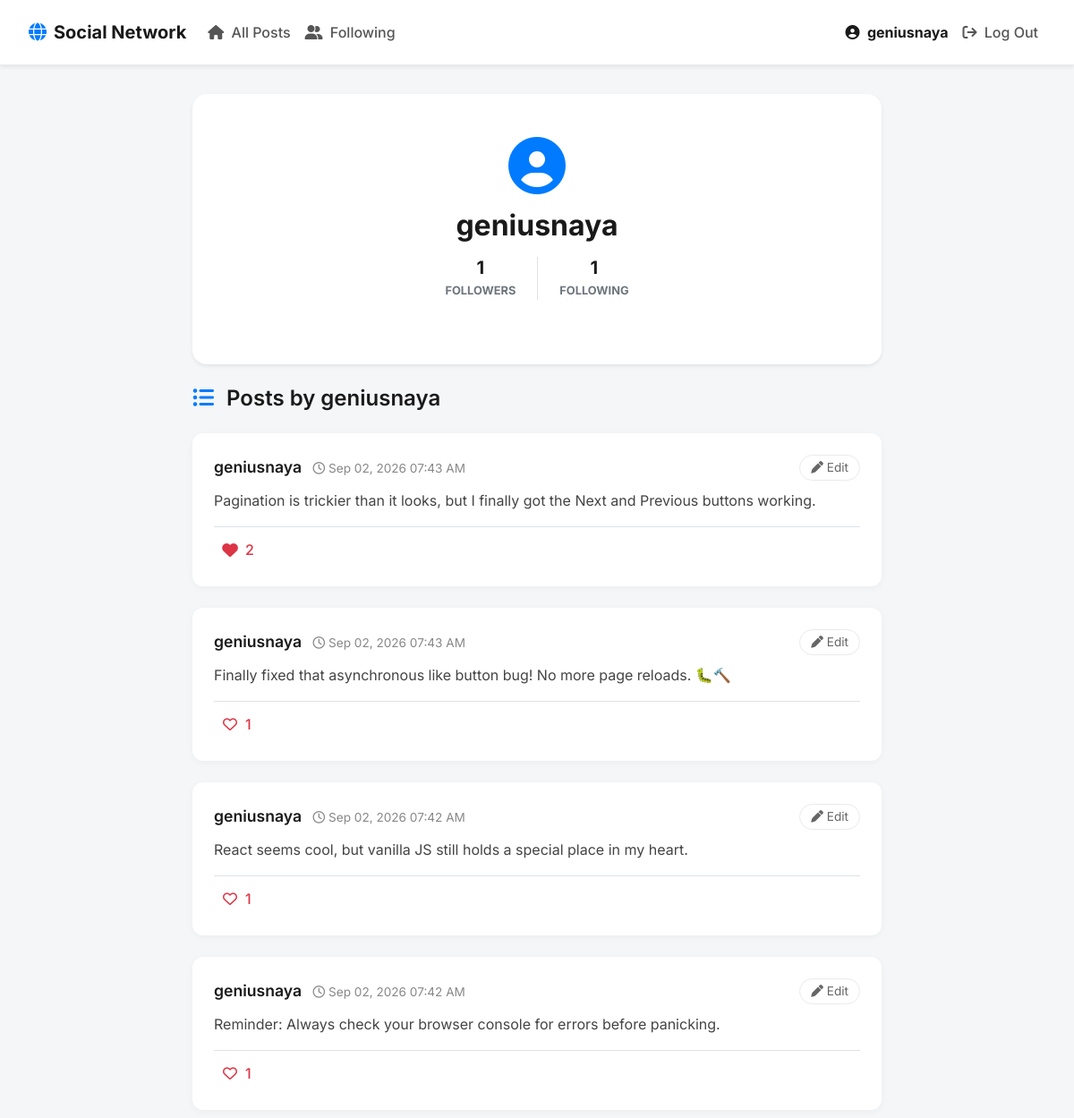
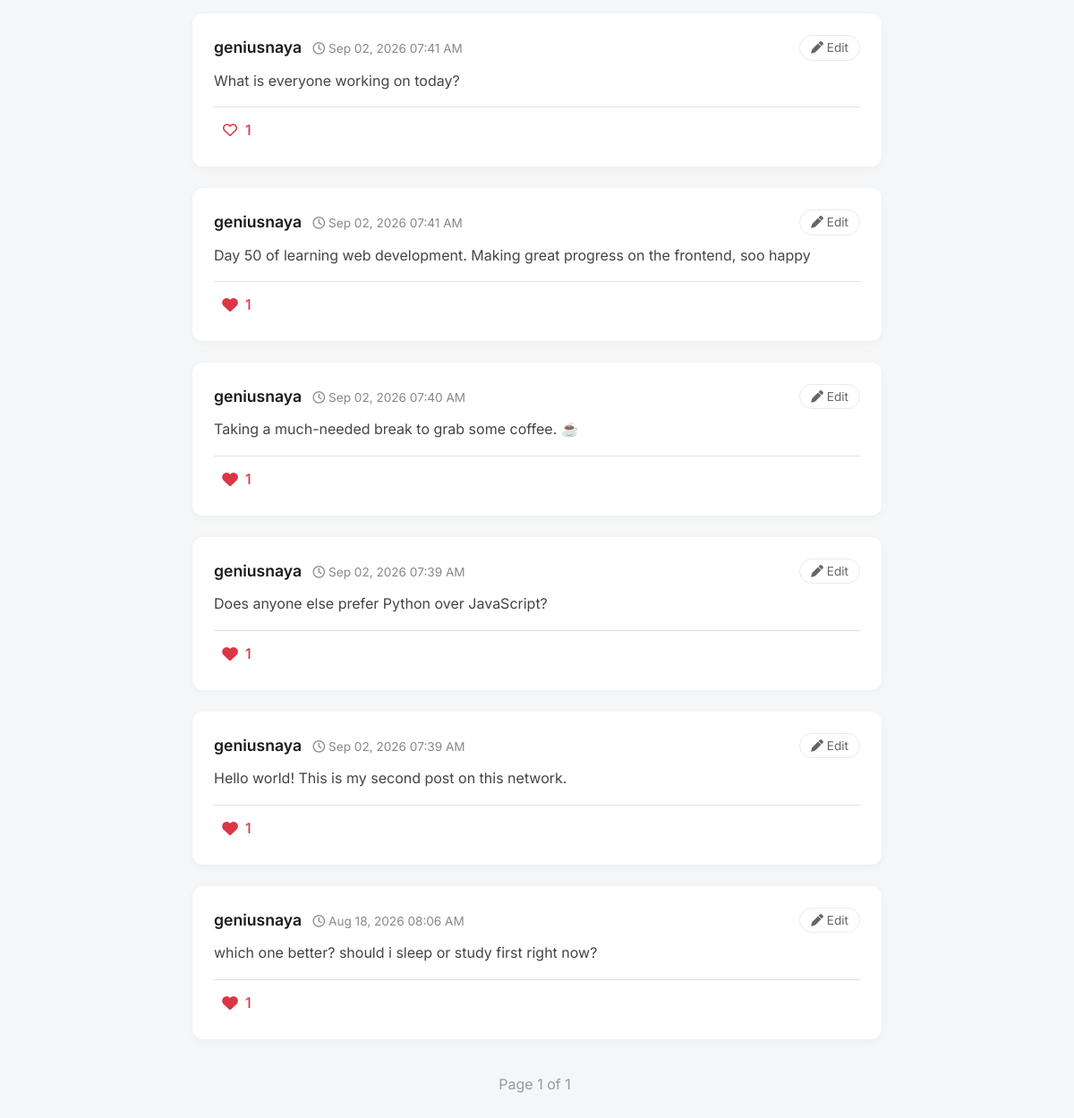
Screenshot of /profile/geniusnaya (signed in) with the database file from the repository (2 pictures, top to bottom).
### network/models.py (models this page shows)
class User(AbstractUser):
    pass

class Post(models.Model):
    author = models.ForeignKey(
        User, on_delete = models.CASCADE, related_name="posts"
    )
    content = models.TextField()
    timestamp = models.DateTimeField(auto_now_add=True)
    likes = models.ManyToManyField(
        User, blank = True, related_name = "liked_posts"
    )

### network/views.py (the view)
# urls.py: path("profile/<str:username>", views.profile, name="profile"),
def profile(request, username):
    try:
        profile_user = User.objects.get(username=username)
    except User.DoesNotExist:
        return HttpResponseRedirect(reverse("index"))
    posts = Post.objects.filter(author=profile_user).order_by("-timestamp")
    paginator = Paginator(posts, 10)
    page_number = request.GET.get('page')
    page_obj = paginator.get_page(page_number)
    followers_count = Follow.objects.filter(following=profile_user).count()
    following_count = Follow.objects.filter(follower=profile_user).count()
    is_following = False
    if request.user.is_authenticated and request.user != profile_user:
        is_following = Follow.objects.filter(follower=request.user, following=profile_user).exists()
    return render(request, "network/profile.html", {
        "profile_user": profile_user,
        "page_obj": page_obj,
        "followers_count": followers_count,
        "following_count": following_count,
        "is_following": is_following
    })

### network/templates/network/profile.html (shortened to what this page needs)
{% extends "network/layout.html" %}
{% block body %}
    <div class="card mb-4 shadow-sm border-0" style="border-radius: 16px;">
        <div class="card-body text-center py-5">
            <div class="mb-3">
                <i class="fa-solid fa-user-circle text-primary" style="font-size: 4rem;"></i>
            </div>
            <h2 class="font-weight-bold mb-3">{{ profile_user.username }}</h2>
            <div class="d-flex justify-content-center mb-4 gap-3">
                <div class="px-4 border-right">
                    <h5 class="font-weight-bold mb-0">{{ followers_count }}</h5>
                    <span class="text-muted small text-uppercase font-weight-bold">Followers</span>
                </div>
                <div class="px-4">
                    <h5 class="font-weight-bold mb-0">{{ following_count }}</h5>
                    <span class="text-muted small text-uppercase font-weight-bold">Following</span>
                </div>
            </div>
        </div>
    </div>
    <h4 class="mb-4"><i class="fa-solid fa-list-ul text-primary mr-2"></i> Posts by {{ profile_user.username }}</h4>
    <div id="posts-container">
        {% include "network/posts.html" %}
    </div>
{% endblock %}

### network/templates/network/layout.html (shortened to what this page needs)
{% load static %}
<!DOCTYPE html>
<html lang="en">
    <head>
        <link rel="stylesheet" href="https://cdnjs.cloudflare.com/ajax/libs/font-awesome/6.4.0/css/all.min.css">
        <link rel="stylesheet" href="https://stackpath.bootstrapcdn.com/bootstrap/4.4.1/css/bootstrap.min.css">
        <link href="{% static 'network/styles.css' %}" rel="stylesheet">
    </head>
    <body>
        <nav class="navbar navbar-expand-lg navbar-light bg-white shadow-sm custom-navbar">
            <a class="navbar-brand font-weight-bold" href="{% url 'index' %}">
                <i class="fa-solid fa-globe text-primary mr-2"></i>Social Network
            </a>
            <div class="collapse navbar-collapse" id="navbarNav">
              <ul class="navbar-nav mr-auto">
                <li class="nav-item">
                  <a class="nav-link" href="{% url 'index' %}"><i class="fa-solid fa-house mr-1"></i> All Posts</a>
                </li>
                {% if user.is_authenticated %}
                    <li class="nav-item">
                        <a class="nav-link" href="{% url 'following' %}"><i class="fa-solid fa-user-group mr-1"></i> Following</a>
                    </li>
                {% endif %}
              </ul>
              <ul class="navbar-nav ml-auto">
                {% if user.is_authenticated %}
                    <li class="nav-item">
                        <a class="nav-link user-profile-link" href="{% url 'profile' user.username %}">
                            <i class="fa-solid fa-user-circle mr-1"></i> <strong>{{ user.username }}</strong>
                        </a>
                    </li>
                    <li class="nav-item">
                        <a class="nav-link text-danger" href="{% url 'logout' %}"><i class="fa-solid fa-arrow-right-from-bracket mr-1"></i> Log Out</a>
                    </li>
                {% endif %}
              </ul>
            </div>
        </nav>
        <div class="body-content">
            {% block body %}
            {% endblock %}
        </div>
    </body>
</html>

### network/templates/network/posts.html (shortened to what this page needs)
{% for post in page_obj %}
    <div class="card" data-post-id="{{ post.id }}">
        <div class="card-body">
            <div class="d-flex justify-content-between align-items-center mb-2">
                <div>
                    <a href="{% url 'profile' post.author.username %}" class="post-author">{{ post.author.username }}</a>
                    <span class="post-timestamp ml-2"><i class="fa-regular fa-clock"></i> {{ post.timestamp|date:"M d, Y h:i A" }}</span>
                </div>
                {% if user.is_authenticated and post.author == user %}
                    <button class="edit-btn"><i class="fa-solid fa-pen"></i> Edit</button>
                {% endif %}
            </div>
            <div class="card-text post-content">{{ post.content }}</div>
            <div class="post-likes mt-3 border-top pt-2">
                {% if user.is_authenticated %}
                    <button class="like-btn {% if user in post.likes.all %}liked{% endif %}">
                        {% if user in post.likes.all %}
                            <i class="fa-solid fa-heart text-danger"></i>
                        {% else %}
                            <i class="fa-regular fa-heart"></i>
                        {% endif %}
                        <span class="like-count ml-1">{{ post.likes.count }}</span>
                    </button>
                {% else %}
                    <div class="text-muted" style="padding: 5px 10px;">
                        <i class="fa-solid fa-heart text-danger"></i> <span class="like-count ml-1">{{ post.likes.count }}</span>
                    </div>
                {% endif %}
            </div>
        </div>
    </div>
{% empty %}
    <div class="text-center py-5">
        <i class="fa-solid fa-folder-open text-muted" style="font-size: 3rem;"></i>
        <p class="mt-3 text-muted">No posts found.</p>
    </div>
{% endfor %}
<nav aria-label="Page navigation">
    <ul class="pagination">
        <li class="page-item disabled"><span class="page-link">Page {{ page_obj.number }} of {{ page_obj.paginator.num_pages }}</span></li>
    </ul>
</nav>

### network/static/network/styles.css (style rules this page uses)
body { font-family: 'Inter', sans-serif; background-color: #f4f6f8; color: #333; }
h1, h2, h3, h4, h5, h6 { font-weight: 600; color: #1a1a1a; }
.custom-navbar { padding: 1rem 2rem; border-bottom: 1px solid #eaeaea; }
.custom-navbar .nav-link { font-weight: 500; color: #555 !important; transition: color 0.2s ease, transform 0.2s ease; }
.custom-navbar .user-profile-link { color: #1a1a1a !important; }
.body-content { max-width: 800px; margin: 0 auto; padding: 2rem 15px; }
.card { border: none; border-radius: 12px; background: #ffffff; box-shadow: 0 2px 8px rgba(0,0,0,0.04); transition: transform 0.3s ease, box-shadow 0.3s ease; margin-bottom: 1.5rem; }
.card-body { padding: 1.5rem; }
.post-author { font-size: 1.1rem; font-weight: 600; color: #1a1a1a; text-decoration: none; transition: color 0.2s; }
.post-timestamp { font-size: 0.85rem; color: #888; }
.post-content { font-size: 1rem; line-height: 1.6; margin-top: 10px; margin-bottom: 15px; color: #444; }
.like-btn { background: none; border: none; padding: 5px 10px; border-radius: 20px; color: #dc3545; transition: all 0.2s ease; display: flex; align-items: center; gap: 5px; font-weight: 500; }
.like-btn.liked i { transform: scale(1.1); }
.like-btn i { transition: transform 0.2s cubic-bezier(0.175, 0.885, 0.32, 1.275); }
.edit-btn { background: none; border: 1px solid #eaeaea; color: #666; border-radius: 15px; padding: 3px 12px; font-size: 0.85rem; transition: all 0.2s ease; }
.pagination { justify-content: center; margin-top: 2rem; }
.page-link { color: #555; border: none; margin: 0 5px; border-radius: 8px !important; transition: all 0.2s ease; }
.page-item.disabled .page-link { background-color: transparent; color: #999; }

### rows the page displays
User: username "geniusnaya"
Post: author.username "geniusnaya", timestamp "Sep 02, 2026 07:43 AM", shows "Edit", content "Pagination is trickier than it looks, but I finally got the Next and Previous buttons working.", likes.count "2"
Post: author.username "geniusnaya", timestamp "Sep 02, 2026 07:43 AM", shows "Edit", content "Finally fixed that asynchronous like button bug! No more page reloads. 🐛🔨", likes.count "1"
Post: author.username "geniusnaya", timestamp "Sep 02, 2026 07:42 AM", shows "Edit", content "React seems cool, but vanilla JS still holds a special place in my heart.", likes.count "1"
Post: author.username "geniusnaya", timestamp "Sep 02, 2026 07:42 AM", shows "Edit", content "Reminder: Always check your browser console for errors before panicking.", likes.count "1"
Post: author.username "geniusnaya", timestamp "Sep 02, 2026 07:41 AM", shows "Edit", content "What is everyone working on today?", likes.count "1"
Post: author.username "geniusnaya", timestamp "Sep 02, 2026 07:41 AM", shows "Edit", content "Day 50 of learning web development. Making great progress on the frontend, soo happy", likes.count "1"
Post: author.username "geniusnaya", timestamp "Sep 02, 2026 07:40 AM", shows "Edit", content "Taking a much-needed break to grab some coffee. ☕", likes.count "1"
Post: author.username "geniusnaya", timestamp "Sep 02, 2026 07:39 AM", shows "Edit", content "Does anyone else prefer Python over JavaScript?", likes.count "1"
Post: author.username "geniusnaya", timestamp "Sep 02, 2026 07:39 AM", shows "Edit", content "Hello world! This is my second post on this network.", likes.count "1"
Post: author.username "geniusnaya", timestamp "Aug 18, 2026 08:06 AM", shows "Edit", content "which one better? should i sleep or study first right now?", likes.count "1"

### other values shown
{{ followers_count }} "1"
{{ following_count }} "1"
{{ page_obj.number }} "1"
{{ page_obj.paginator.num_pages }} "1"
